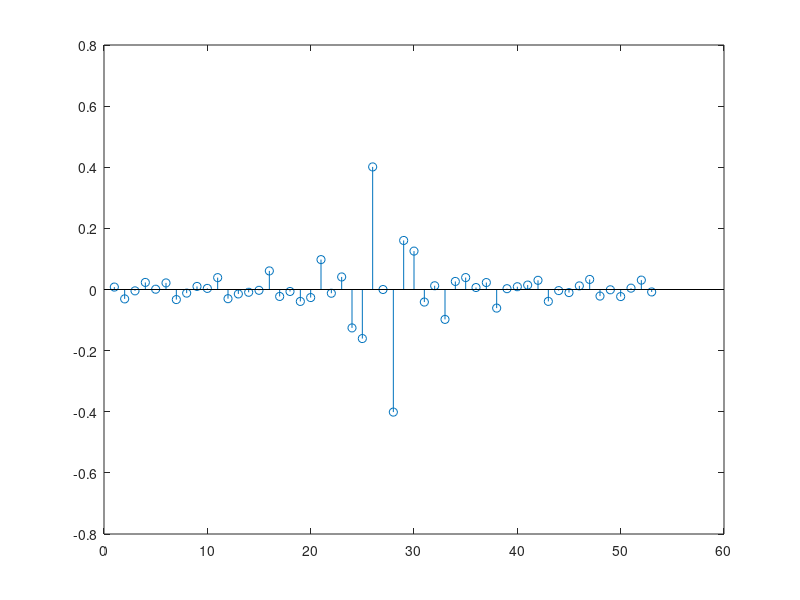

The MATLAB script that drew this image: (Note: this script raises an error after producing the figure.)
clear all

M = 52; 
N = M+1;

Omega_p1 = 2; 
Omega_p2 = 4; 
Omega_r1 = 1.8; 
Omega_r2 = 4.2; 
Omega_s = 10;

kp1 = floor(N*Omega_p1/Omega_s);
kr1 = floor(N*Omega_r1/Omega_s);
kp2 = floor(N*Omega_p2/Omega_s);
kr2 = floor(N*Omega_r2/Omega_s);

k = 1:M/2;  
A = [zeros(1,kr1+1) ones(1,kp2-kp1+1) zeros(1,M/2 - kr2+1)];

for n=0:M
    h(n+1) = 2*sum((-1).^(k+1).*A(k+1).*sin(pi.*k*(1+2*n)/N));
end;
h = h./N;

stem(h);

a = 1;
fvtool(h,a)